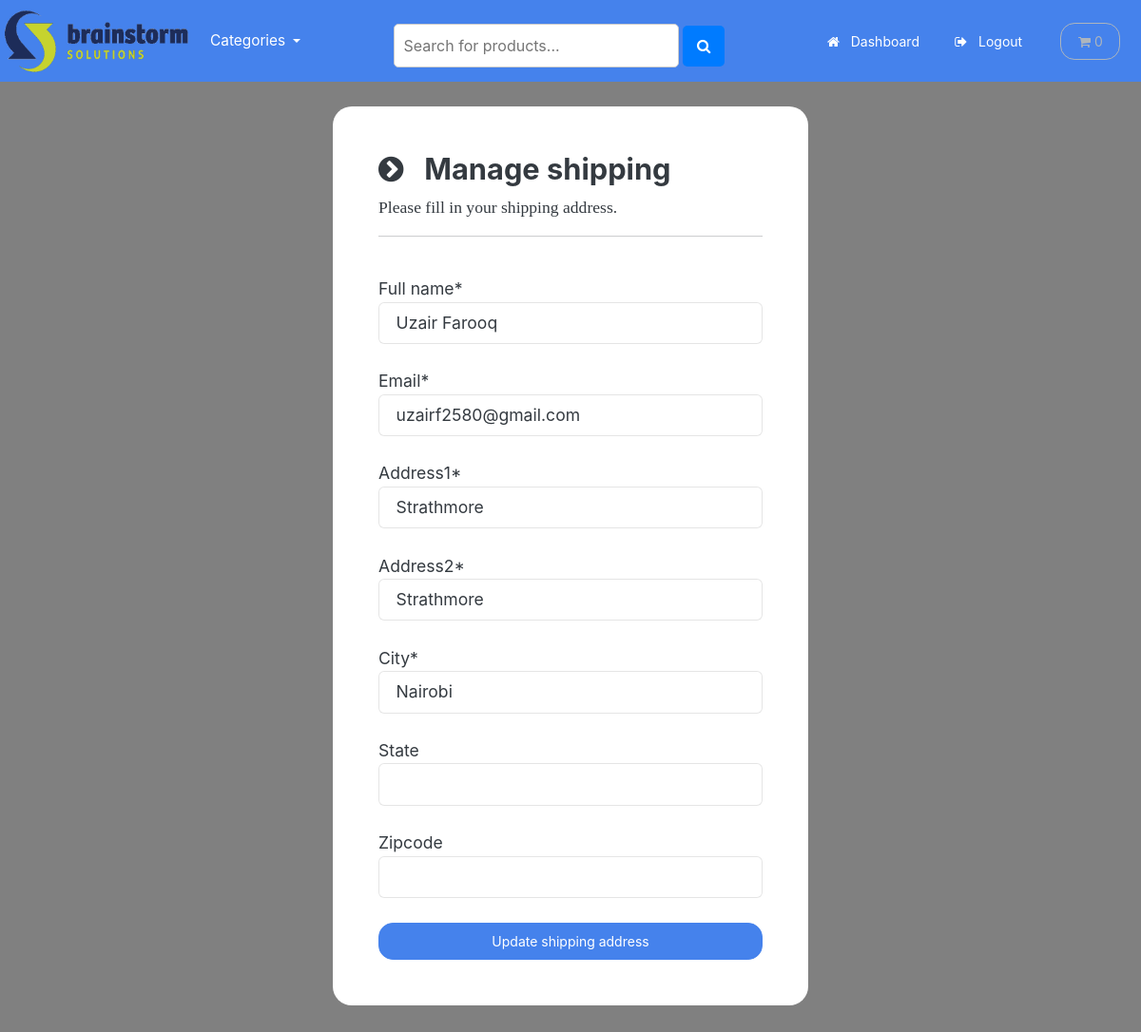
/account/manage-shipping (signed in), run on an earlier commit of the app's database.
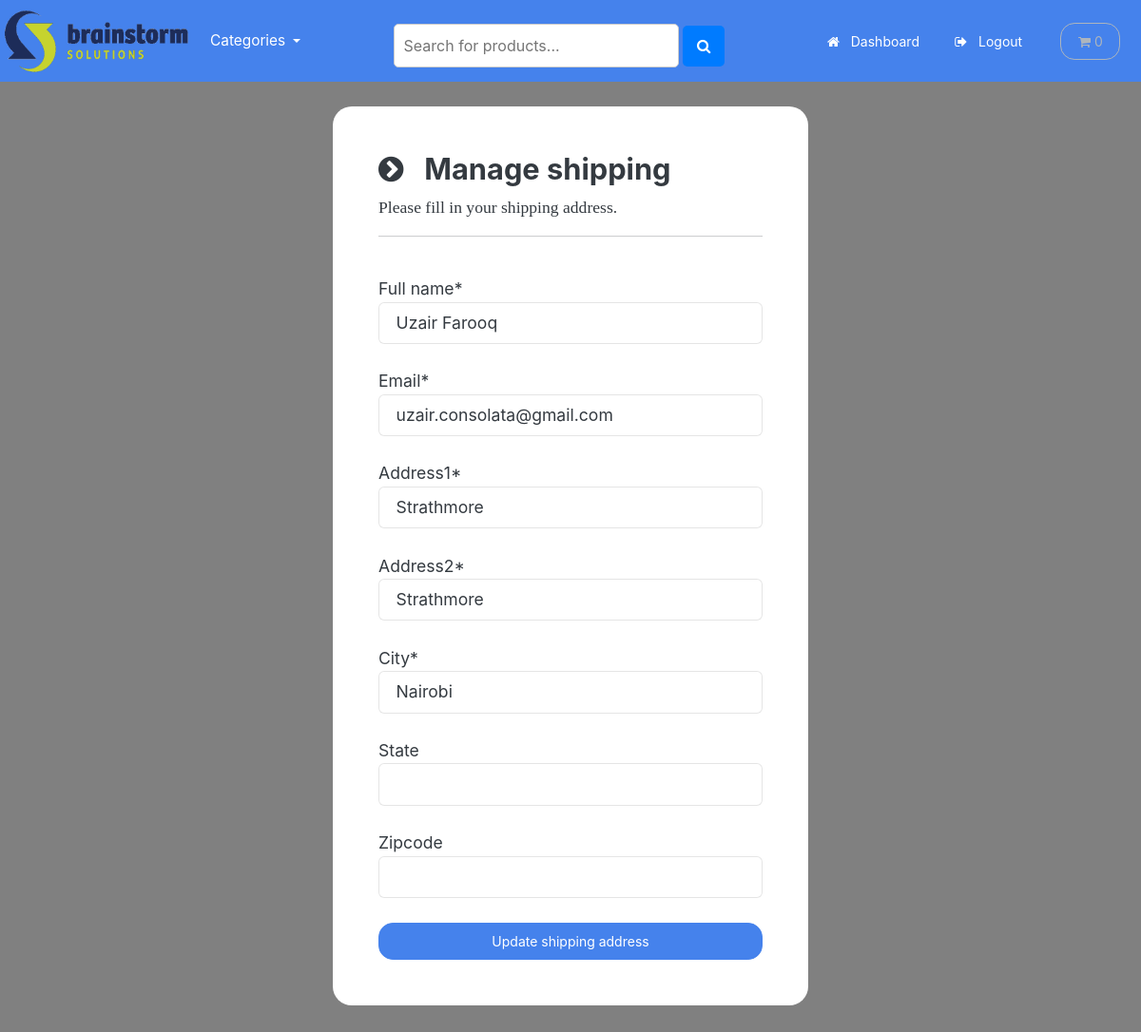
And on a later commit of the database.
### payment/models.py (models this page shows, shortened)
class ShippingAddress(models.Model):
    full_name = models.CharField(max_length=300)
    email = models.EmailField(max_length=255)
    address1 = models.CharField(max_length=300)
    address2 = models.CharField(max_length=300)
    city = models.CharField(max_length=255)
    state = models.CharField(max_length=255, null=True, blank=True)
    zipcode = models.CharField(max_length=255, null=True, blank=True)
    user = models.ForeignKey(User, on_delete=models.CASCADE, null=True, blank=True)
    class Meta:
        verbose_name_plural = 'Shipping Address'

### account/views.py (the view, shortened to what this page needs)
# urls.py: path('manage-shipping', views.manage_shipping, name='manage-shipping'),
@login_required(login_url='my-login')
def manage_shipping(request):
    try:
        shipping = ShippingAddress.objects.get(user=request.user.id)
    except ShippingAddress.DoesNotExist:
        shipping = None
    form = ShippingForm(instance=shipping)
    context = {'form':form}
    return render(request, 'account/manage-shipping.html', context=context)

### payment/forms.py
class ShippingForm(forms.ModelForm):
    class Meta:
        model = ShippingAddress
        fields = ['full_name', 'email', 'address1', 'address2', 'city', 'state', 'zipcode']
        exclude = ['user',]

### cart/cart.py (called while the page is built)
    def __len__(self):
        return sum(item['qty'] for item in self.cart.values())

### cart/context_processors.py (called while the page is built)
def cart(request):
    return {'cart': Cart(request)}

### store/models.py (called while the page is built)
    def get_absolute_url(self):
        return reverse('list-category', args=[self.slug])

### store/views.py (called while the page is built)
def categories(request):
    all_categories = Category.objects.all()
    return{'all_categories': all_categories}

### account/templates/account/manage-shipping.html (shortened to what this page needs)
{% include "store/base.html" %}
{% load static %}
{% load crispy_forms_tags %}
{% block content %}
    <body>
        <br>
        <div class="container bg-white shadow-md p-5 form-layout">
            <h3> <i class="fa fa-chevron-circle-right" aria-hidden="true"></i> &nbsp; Manage shipping </h3>
            <p> Please fill in your shipping address. </p>
            <hr>
            <br>
            <form method="POST" autocomplete="off">
                {{form.full_name|as_crispy_field}}
                <br>
                {{form.email|as_crispy_field}}
                <br>
                {{form.address1|as_crispy_field}}
                <br>
                {{form.address2|as_crispy_field}}
                <br>
                {{form.city|as_crispy_field}}
                <br>
                {{form.state|as_crispy_field}}
                <br>
                {{form.zipcode|as_crispy_field}}
                <br>
                <button type="submit" class="btn btn-primary navbar-btn text-white w-100 p-2"> Update shipping address </button>
            </form>
        </div>
    </body>
{% endblock %}

What changed in the data, as far as the page shows it:
changed ShippingAddress "Uzair Farooq": email "uzairf2580@gmail.com" → "uzair.consolata@gmail.com"
